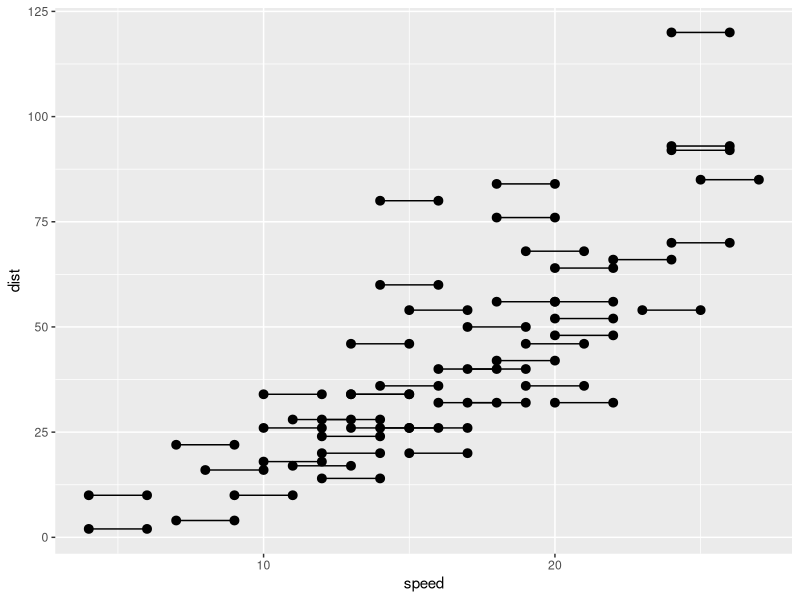
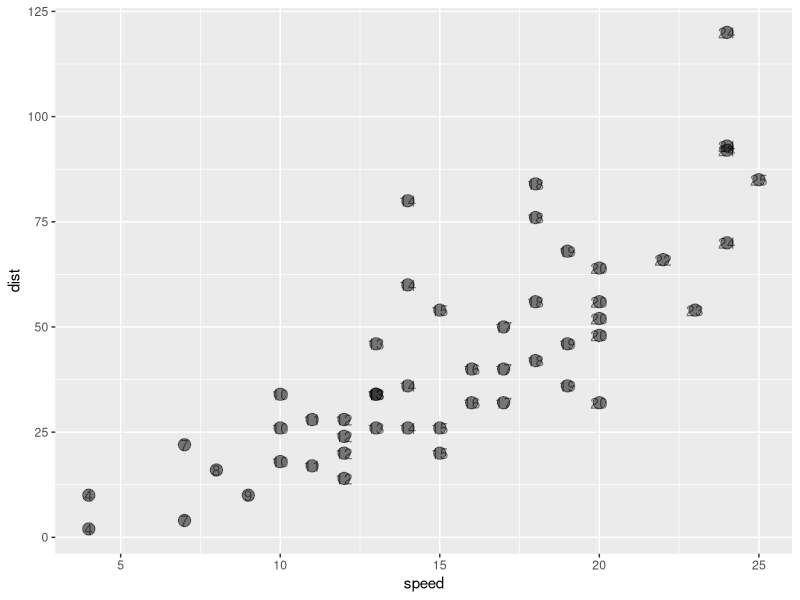

Recreate these plots in R, in order. (Note: this script raises an error after producing the figures.)
## ---- chunk 1
knitr::opts_chunk$set(echo = TRUE)
options(tidyverse.quiet = TRUE)
## ---- chunk 2
library(tidyverse)

## ---- chunk 3
GeomBarbell <- ggproto("GeomBarbell", Geom,
  
  required_aes = c("x", "y", "xend", "yend"),
  
  default_aes = aes(
    colour = "black",
    linewidth = .5,
    size = 2,
    linetype = 1,
    shape = 19,
    fill = NA,
    alpha = NA,
    stroke = 1
  ),
  
  draw_panel = function(data, panel_params, coord, ...) {
    
    # Transformed data for the points
    point1 <- transform(data) 
    point2 <- transform(data, x = xend, y = yend)    
    
    # Return all three components
    grid::gList(
      GeomSegment$draw_panel(data, panel_params, coord, ...),
      GeomPoint$draw_panel(point1, panel_params, coord, ...),
      GeomPoint$draw_panel(point2, panel_params, coord, ...)
    )
  }
) 

ggplot(cars) + 
  aes(speed, dist, xend = speed + 2, yend = dist) +
  stat_identity(geom = GeomBarbell)

## ---- chunk 4
combine_geoms <- function(geom1 = GeomPoint, geom2 = GeomText){
  
GeomCombo2 <-   ggproto("GeomCombo2", Geom,
                        default_aes = modifyList(geom1$default_aes, geom2$default_aes),
                        draw_panel = function(data, panel_params, coord, ...) {
    
    grid::gList(
      geom1$draw_panel(data, panel_params, coord, ...),
      geom2$draw_panel(data, panel_params, coord, ...)
    )
  }
         )
   
GeomCombo2

 }
   


   

library(ggplot2)
ggplot(cars) + 
  aes(speed, dist, label = speed) + 
  stat_identity(geom = combine_geoms(), alpha = .5)


ggplot(mtcars) + 
  aes(x = cyl, y = disp, label = "hi") + 
  geom_pointrange( )



library(ggplot2)
ggplot(cars) + 
  aes(speed, dist, label = speed) + 
  stat_identity(geom = combine_geoms(GeomPoint, GeomLabel), 
                alpha = .5,
                hjust = 1)

ggplot(cars) + 
  aes(speed, dist, label = speed) + 
  stat_identity(geom = combine_geoms(GeomPoint, GeomTile), 
                alpha = .5,
                hjust = 1)

ggplot(cars) + 
  aes(speed, dist, label = speed) + 
  stat_identity() + 
  stat_identity(geom = GeomTile)


